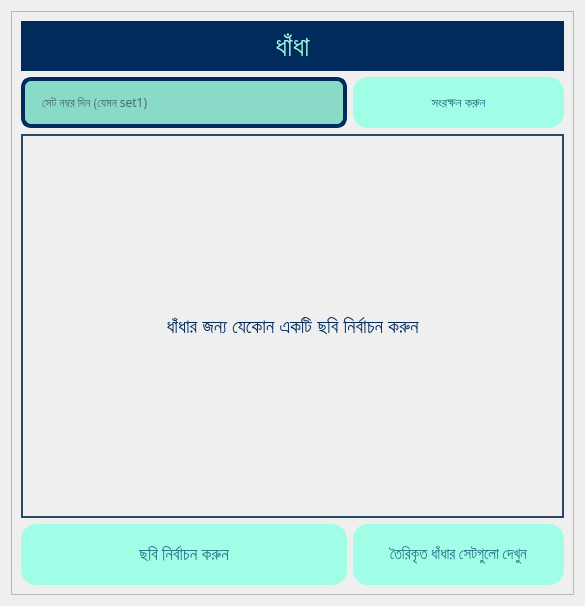
                   <widget class="QWidget" name="puzzle_page">
                    <layout class="QGridLayout" name="gridLayout_7">
                     <item row="0" column="0">
                      <widget class="QFrame" name="frame_3">
                       <property name="styleSheet">
                        <string notr="true"/>
                       </property>
                       <property name="frameShape">
                        <enum>QFrame::StyledPanel</enum>
                       </property>
                       <property name="frameShadow">
                        <enum>QFrame::Raised</enum>
                       </property>
                       <layout class="QGridLayout" name="gridLayout_16">
                        <item row="0" column="0" colspan="2">
                         <widget class="QLabel" name="label_9">
                          <property name="minimumSize">
                           <size>
                            <width>0</width>
                            <height>50</height>
                           </size>
                          </property>
                          <property name="maximumSize">
                           <size>
                            <width>16777215</width>
                            <height>50</height>
                           </size>
                          </property>
                          <property name="font">
                           <font>
                            <pointsize>21</pointsize>
                           </font>
                          </property>
                          <property name="styleSheet">
                           <string notr="true">color: rgb(159, 251, 228);
background-color: rgb(0, 43, 91);</string>
                          </property>
                          <property name="text">
                           <string>ধাঁধা</string>
                          </property>
                          <property name="alignment">
                           <set>Qt::AlignCenter</set>
                          </property>
                         </widget>
                        </item>
                        <item row="1" column="0">
                         <widget class="QLineEdit" name="task_puzzle_q_set_lbl">
                          <property name="minimumSize">
                           <size>
                            <width>326</width>
                            <height>51</height>
                           </size>
                          </property>
                          <property name="font">
                           <font>
                            <family>Hind Siliguri</family>
                            <pointsize>9</pointsize>
                            <weight>50</weight>
                            <bold>false</bold>
                           </font>
                          </property>
                          <property name="styleSheet">
                           <string notr="true">background-color: rgb(137, 218, 199);
border: 4px solid rgb(0, 43, 91);
padding-left: 15px;
border-radius: 10px;
color: black;</string>
                          </property>
                          <property name="placeholderText">
                           <string>সেট নম্বর দিন (যেমন set1)</string>
                          </property>
                         </widget>
                        </item>
                        <item row="1" column="1">
                         <widget class="QPushButton" name="task_puzzle_save_set_btn">
                          <property name="minimumSize">
                           <size>
                            <width>100</width>
                            <height>51</height>
                           </size>
                          </property>
                          <property name="font">
                           <font>
                            <family>Hind Siliguri Medium</family>
                            <pointsize>10</pointsize>
                            <weight>50</weight>
                            <bold>false</bold>
                           </font>
                          </property>
                          <property name="cursor">
                           <cursorShape>PointingHandCursor</cursorShape>
                          </property>
                          <property name="styleSheet">
                           <string notr="true">QPushButton {
background-color: rgb(160, 253, 230);
color:  #256D85 ;
border-radius: 15px;
}

QPushButton::hover:!pressed {
	
	background-color: rgb(143, 227, 207);
	color: #2B4865;

}</string>
                          </property>
                          <property name="text">
                           <string>সংরক্ষন করুন</string>
                          </property>
                         </widget>
                        </item>
                        <item row="2" column="0" colspan="2">
                         <widget class="QLabel" name="task_puzzle_image_lbl">
                          <property name="minimumSize">
                           <size>
                            <width>481</width>
                            <height>384</height>
                           </size>
                          </property>
                          <property name="font">
                           <font>
                            <pointsize>14</pointsize>
                           </font>
                          </property>
                          <property name="styleSheet">
                           <string notr="true">color: rgb(0, 43, 91);
border: 2px solid rgb(43, 72, 101);</string>
                          </property>
                          <property name="text">
                           <string>ধাঁধার জন্য যেকোন একটি ছবি নির্বাচন করুন</string>
                          </property>
                          <property name="alignment">
                           <set>Qt::AlignCenter</set>
                          </property>
                          <property name="wordWrap">
                           <bool>true</bool>
                          </property>
                         </widget>
                        </item>
                        <item row="3" column="0">
                         <widget class="QPushButton" name="task_puzzle_select_img_btn">
                          <property name="minimumSize">
                           <size>
                            <width>211</width>
                            <height>61</height>
                           </size>
                          </property>
                          <property name="font">
                           <font>
                            <family>Hind Siliguri Medium</family>
                            <pointsize>13</pointsize>
                            <weight>50</weight>
                            <bold>false</bold>
                           </font>
                          </property>
                          <property name="cursor">
                           <cursorShape>PointingHandCursor</cursorShape>
                          </property>
                          <property name="styleSheet">
                           <string notr="true">QPushButton {
background-color: rgb(160, 253, 230);
color:  #256D85 ;
border-radius: 15px;
}

QPushButton::hover:!pressed {
	
	background-color: rgb(143, 227, 207);
	color: #2B4865;

}</string>
                          </property>
                          <property name="text">
                           <string>ছবি নির্বাচন করুন</string>
                          </property>
                         </widget>
                        </item>
                        <item row="3" column="1">
                         <widget class="QPushButton" name="task_puzzle_show_set_btn">
                          <property name="minimumSize">
                           <size>
                            <width>211</width>
                            <height>61</height>
                           </size>
                          </property>
                          <property name="font">
                           <font>
                            <family>Hind Siliguri Medium</family>
                            <pointsize>11</pointsize>
                           </font>
                          </property>
                          <property name="cursor">
                           <cursorShape>PointingHandCursor</cursorShape>
                          </property>
                          <property name="styleSheet">
                           <string notr="true">QPushButton {
padding-left: 15px;
padding-right: 15px;
background-color: rgb(160, 253, 230);
color:  #256D85 ;
border-radius: 15px;
}

QPushButton::hover:!pressed {
	
	padding-left: 15px;
	padding-right: 15px;
	background-color: rgb(143, 227, 207);
	color: #2B4865;

}</string>
                          </property>
                          <property name="text">
                           <string>তৈরিকৃত ধাঁধার সেটগুলো দেখুন</string>
                          </property>
                         </widget>
                        </item>
                       </layout>
                      </widget>
                     </item>
                    </layout>
                   </widget>
